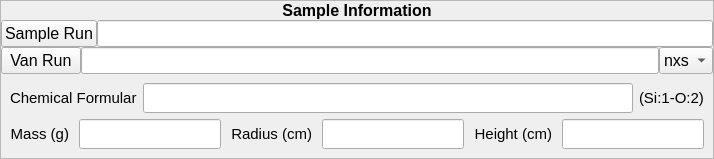
       <widget class="QFrame" name="frame">
        <property name="styleSheet">
         <string notr="true">QFrame#frame {
	background-color: rgb(248, 254, 255);
	border: 2px solid rgb(205, 255, 255);
}

QPushButton {
    background-color: none; /* 不设置背景色，使用默认样式 */
}</string>
        </property>
        <property name="frameShape">
         <enum>QFrame::StyledPanel</enum>
        </property>
        <property name="frameShadow">
         <enum>QFrame::Raised</enum>
        </property>
        <layout class="QVBoxLayout" name="verticalLayout_2" stretch="2,3,3,6">
         <property name="spacing">
          <number>0</number>
         </property>
         <property name="leftMargin">
          <number>0</number>
         </property>
         <property name="topMargin">
          <number>0</number>
         </property>
         <property name="rightMargin">
          <number>0</number>
         </property>
         <property name="bottomMargin">
          <number>0</number>
         </property>
         <item>
          <widget class="QLabel" name="label">
           <property name="font">
            <font>
             <family>Arial</family>
             <pointsize>12</pointsize>
             <weight>75</weight>
             <bold>true</bold>
            </font>
           </property>
           <property name="text">
            <string>Sample Information</string>
           </property>
           <property name="alignment">
            <set>Qt::AlignCenter</set>
           </property>
          </widget>
         </item>
         <item>
          <widget class="QWidget" name="widget_4" native="true">
           <layout class="QHBoxLayout" name="horizontalLayout_2">
            <property name="spacing">
             <number>0</number>
            </property>
            <property name="leftMargin">
             <number>0</number>
            </property>
            <property name="topMargin">
             <number>0</number>
            </property>
            <property name="rightMargin">
             <number>0</number>
            </property>
            <property name="bottomMargin">
             <number>0</number>
            </property>
            <item>
             <widget class="QPushButton" name="pdf_samrun_button">
              <property name="minimumSize">
               <size>
                <width>0</width>
                <height>0</height>
               </size>
              </property>
              <property name="maximumSize">
               <size>
                <width>16777215</width>
                <height>16777215</height>
               </size>
              </property>
              <property name="font">
               <font>
                <family>Arial</family>
                <pointsize>12</pointsize>
               </font>
              </property>
              <property name="text">
               <string>Sample Run</string>
              </property>
             </widget>
            </item>
            <item>
             <widget class="QLineEdit" name="pdf_samrun_text">
              <property name="font">
               <font>
                <family>Arial</family>
                <pointsize>12</pointsize>
               </font>
              </property>
              <property name="readOnly">
               <bool>true</bool>
              </property>
             </widget>
            </item>
           </layout>
          </widget>
         </item>
         <item>
          <widget class="QWidget" name="widget_5" native="true">
           <layout class="QHBoxLayout" name="horizontalLayout_3">
            <property name="spacing">
             <number>0</number>
            </property>
            <property name="leftMargin">
             <number>0</number>
            </property>
            <property name="topMargin">
             <number>0</number>
            </property>
            <property name="rightMargin">
             <number>0</number>
            </property>
            <property name="bottomMargin">
             <number>0</number>
            </property>
            <item>
             <widget class="QPushButton" name="pdf_vanrun_button">
              <property name="minimumSize">
               <size>
                <width>0</width>
                <height>0</height>
               </size>
              </property>
              <property name="maximumSize">
               <size>
                <width>16777215</width>
                <height>16777215</height>
               </size>
              </property>
              <property name="font">
               <font>
                <family>Arial</family>
                <pointsize>12</pointsize>
               </font>
              </property>
              <property name="text">
               <string>Van Run</string>
              </property>
             </widget>
            </item>
            <item>
             <widget class="QLineEdit" name="pdf_vanrun_text">
              <property name="font">
               <font>
                <family>Arial</family>
                <pointsize>12</pointsize>
               </font>
              </property>
              <property name="readOnly">
               <bool>true</bool>
              </property>
             </widget>
            </item>
            <item>
             <widget class="QComboBox" name="van_run_mode">
              <property name="maximumSize">
               <size>
                <width>70</width>
                <height>16777215</height>
               </size>
              </property>
              <property name="font">
               <font>
                <family>Arial</family>
                <pointsize>12</pointsize>
               </font>
              </property>
              <item>
               <property name="text">
                <string>nxs</string>
               </property>
              </item>
              <item>
               <property name="text">
                <string>dat</string>
               </property>
              </item>
             </widget>
            </item>
           </layout>
          </widget>
         </item>
         <item>
          <widget class="QWidget" name="widget_6" native="true">
           <layout class="QVBoxLayout" name="verticalLayout_20">
            <item>
             <layout class="QHBoxLayout" name="horizontalLayout_22">
              <item>
               <widget class="QLabel" name="label_2">
                <property name="font">
                 <font>
                  <family>Arial</family>
                  <pointsize>11</pointsize>
                 </font>
                </property>
                <property name="text">
                 <string>Chemical Formular</string>
                </property>
               </widget>
              </item>
              <item>
               <widget class="QLineEdit" name="pdf_chem_form">
                <property name="font">
                 <font>
                  <family>3ds</family>
                  <pointsize>11</pointsize>
                 </font>
                </property>
               </widget>
              </item>
              <item>
               <widget class="QLabel" name="label_3">
                <property name="font">
                 <font>
                  <family>Arial</family>
                  <pointsize>11</pointsize>
                 </font>
                </property>
                <property name="text">
                 <string>(Si:1-O:2)</string>
                </property>
               </widget>
              </item>
             </layout>
            </item>
            <item>
             <layout class="QHBoxLayout" name="horizontalLayout_26">
              <property name="spacing">
               <number>10</number>
              </property>
              <item>
               <layout class="QHBoxLayout" name="horizontalLayout_23">
                <item>
                 <widget class="QLabel" name="label_4">
                  <property name="font">
                   <font>
                    <family>Arial</family>
                    <pointsize>11</pointsize>
                   </font>
                  </property>
                  <property name="text">
                   <string>Mass (g)</string>
                  </property>
                  <property name="alignment">
                   <set>Qt::AlignRight|Qt::AlignTrailing|Qt::AlignVCenter</set>
                  </property>
                 </widget>
                </item>
                <item>
                 <widget class="QLineEdit" name="pdf_mass">
                  <property name="font">
                   <font>
                    <family>3ds</family>
                    <pointsize>11</pointsize>
                   </font>
                  </property>
                 </widget>
                </item>
               </layout>
              </item>
              <item>
               <layout class="QHBoxLayout" name="horizontalLayout_24">
                <item>
                 <widget class="QLabel" name="label_6">
                  <property name="font">
                   <font>
                    <family>Arial</family>
                    <pointsize>11</pointsize>
                   </font>
                  </property>
                  <property name="text">
                   <string>Radius (cm)</string>
                  </property>
                  <property name="alignment">
                   <set>Qt::AlignRight|Qt::AlignTrailing|Qt::AlignVCenter</set>
                  </property>
                 </widget>
                </item>
                <item>
                 <widget class="QLineEdit" name="pdf_radius">
                  <property name="font">
                   <font>
                    <family>3ds</family>
                    <pointsize>11</pointsize>
                   </font>
                  </property>
                 </widget>
                </item>
               </layout>
              </item>
              <item>
               <layout class="QHBoxLayout" name="horizontalLayout_25">
                <item>
                 <widget class="QLabel" name="label_7">
                  <property name="font">
                   <font>
                    <family>Arial</family>
                    <pointsize>11</pointsize>
                   </font>
                  </property>
                  <property name="text">
                   <string>Height (cm)</string>
                  </property>
                  <property name="alignment">
                   <set>Qt::AlignRight|Qt::AlignTrailing|Qt::AlignVCenter</set>
                  </property>
                 </widget>
                </item>
                <item>
                 <widget class="QLineEdit" name="pdf_height">
                  <property name="font">
                   <font>
                    <family>3ds</family>
                    <pointsize>11</pointsize>
                   </font>
                  </property>
                 </widget>
                </item>
               </layout>
              </item>
             </layout>
            </item>
           </layout>
          </widget>
         </item>
        </layout>
       </widget>
